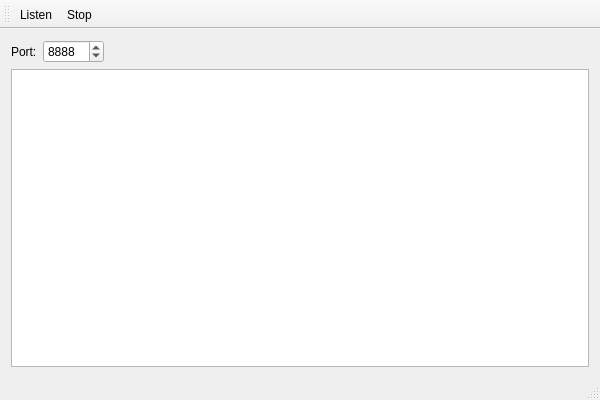
<?xml version="1.0" encoding="UTF-8"?>
<ui version="4.0">
 <class>MultiSpeakerServerClass</class>
 <widget class="QMainWindow" name="MultiSpeakerServerClass">
  <property name="geometry">
   <rect>
    <x>0</x>
    <y>0</y>
    <width>600</width>
    <height>400</height>
   </rect>
  </property>
  <property name="windowTitle">
   <string>MultiSpeakerServer</string>
  </property>
  <widget class="QWidget" name="centralWidget">
   <layout class="QVBoxLayout" name="verticalLayout">
    <item>
     <layout class="QHBoxLayout" name="horizontalLayout">
      <item>
       <widget class="QLabel" name="label">
        <property name="text">
         <string>Port:</string>
        </property>
       </widget>
      </item>
      <item>
       <widget class="QSpinBox" name="PortSpin">
        <property name="minimum">
         <number>0</number>
        </property>
        <property name="maximum">
         <number>65535</number>
        </property>
        <property name="value">
         <number>8888</number>
        </property>
       </widget>
      </item>
      <item>
       <spacer name="horizontalSpacer">
        <property name="orientation">
         <enum>Qt::Horizontal</enum>
        </property>
        <property name="sizeHint" stdset="0">
         <size>
          <width>40</width>
          <height>20</height>
         </size>
        </property>
       </spacer>
      </item>
     </layout>
    </item>
    <item>
     <widget class="QPlainTextEdit" name="plainTextEdit"/>
    </item>
   </layout>
  </widget>
  <widget class="QMenuBar" name="menuBar">
   <property name="geometry">
    <rect>
     <x>0</x>
     <y>0</y>
     <width>600</width>
     <height>21</height>
    </rect>
   </property>
  </widget>
  <widget class="QToolBar" name="mainToolBar">
   <attribute name="toolBarArea">
    <enum>TopToolBarArea</enum>
   </attribute>
   <attribute name="toolBarBreak">
    <bool>false</bool>
   </attribute>
   <addaction name="ListenAct"/>
   <addaction name="StopAct"/>
  </widget>
  <widget class="QStatusBar" name="statusBar"/>
  <action name="ListenAct">
   <property name="text">
    <string>Listen</string>
   </property>
  </action>
  <action name="StopAct">
   <property name="text">
    <string>Stop</string>
   </property>
  </action>
 </widget>
 <layoutdefault spacing="6" margin="11"/>
 <resources>
  <include location="MultiSpeakerServer.qrc"/>
 </resources>
 <connections/>
</ui>
